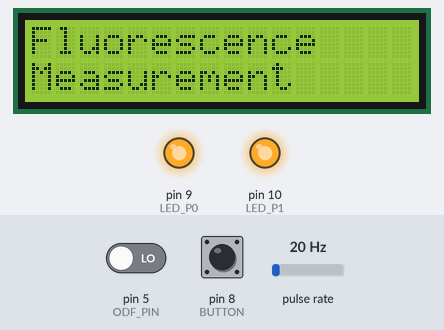
This sketch was run on a simulated Arduino Uno, built with avr-gcc and run on an emulated ATmega328P. Parts: 16×2 character LCD, output pins drawn as LEDs (lit = HIGH). Wiring (inferred from the names in the program): pulse sensor: data pin 2. The inputs (shaded band) are chosen by the test bench; at power-on: pulse rate 20 Hz, pin 5 (ODF_PIN) LOW, pin 8 (BUTTON) HIGH. What the sketch prints to the serial monitor is not drawn.

Above: at 0.6 s.
At 4.8 s:
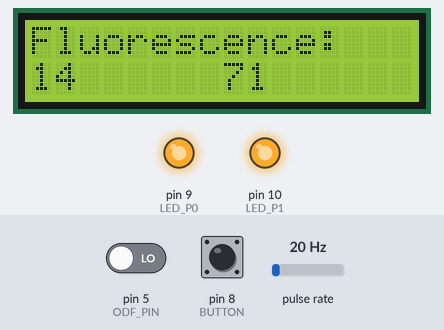
4.9 s: pulse rate (sensor on pin 2) set to 4 Hz
7.9 s: pulse rate (sensor on pin 2) set to 50 Hz
At 9.2 s:
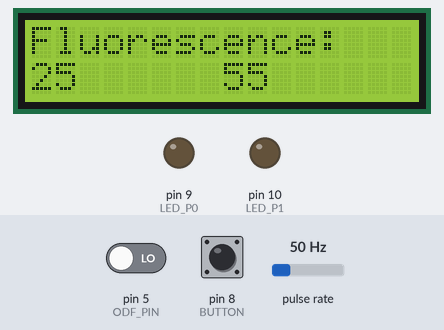
10.8 s: pulse rate (sensor on pin 2) set to 100 Hz
At 14.9 s:
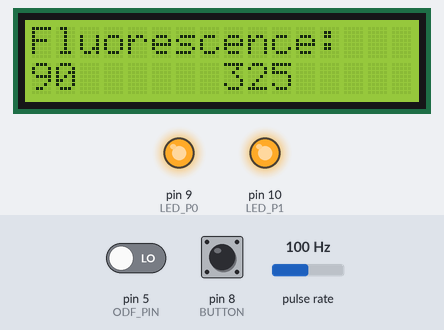
Timing chart, 0 to 19.8 s (numbered marks = the images above; inputs shaded):
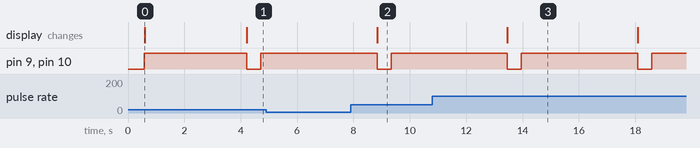

The sketch:

od_f_measurement.ino
```cpp
#include <stdint.h>
#include <Wire.h>
#include <LiquidCrystal_I2C.h>

LiquidCrystal_I2C lcd(0x27,16,2);  // set the LCD address to 0x27 for a 16 chars and 2 line display

#define LIGHT_TO_FREQ 2

#define BUTTON 8

#define LED_P0 9
#define LED_P1 10

#define F_LED_BRIGHT 255

// volatile to be stored as close to the µC as possible
volatile unsigned long cnt = 0;
unsigned long oldcnt = 0;
unsigned long t = 0;
unsigned long last;

// this is the recorded frequency. The average window is used to get more stable results
unsigned long hz_ref; // blank frequency
unsigned long hz_ref_avg;
#define AVERAGE_WINDOW 5

// this determines the output
#define DEBUG_MODE 1
#define OD_DIGITS 3

unsigned long hz_avg[AVERAGE_WINDOW];
unsigned long iCount = 0;

// this is for selection either OD or F measurement
#define F_MODE 0
#define OD_MODE 1
#define ODF_PIN 5
bool odf_mode;

//interrupt counter
void irq1()
{
  cnt++;
}

void blank() {
  iCount = 0;

  uint8_t i = 0;
  for (i = 0; i < AVERAGE_WINDOW; ++i)
  {
    unsigned long start = millis();
    oldcnt = cnt;

    while( millis()-start<=1000 ){}

    t = cnt;
    hz_ref = t - oldcnt;

    hz_avg[iCount++ % AVERAGE_WINDOW] = hz_ref;

    cnt = 0;
    oldcnt = 0;
  }
  hz_ref = 0;
  for (i = 0; i < AVERAGE_WINDOW; ++i)
  {
    hz_ref += hz_avg[i];
  }

  hz_ref = hz_ref / AVERAGE_WINDOW;

  cnt = 0;
  oldcnt = 0;
  last = millis();
}

void setup() {
  Serial.begin(9600);

  pinMode(BUTTON, INPUT);
  digitalWrite(BUTTON, HIGH);
  delay(500);

  pinMode(LIGHT_TO_FREQ, INPUT);
  digitalWrite(LIGHT_TO_FREQ, HIGH);
  attachInterrupt(0, irq1, RISING); //interrupt 0 is on PIN 2

  //determine the device mode
  odf_mode = digitalRead(ODF_PIN); // 1 = OD; 0 = F

  Serial.print("odf_mode ");
  Serial.println(odf_mode);

  lcd.init();

  lcd.backlight();
  lcd.setCursor(0,0);
  if( odf_mode == OD_MODE ){
    lcd.print("Optical Density");
  } else {
    lcd.print("Fluorescence");

    analogWrite(LED_P0, F_LED_BRIGHT);
    analogWrite(LED_P1, F_LED_BRIGHT);
  }
  lcd.setCursor(0,1);
  lcd.print("Measurement");

  if( odf_mode == OD_MODE ){
    analogWrite(LED_P0, 255); // switches LED on constantly for
    blank();
  } else {
    delay(1000);
  }
}

uint64_t sum = 0;
int count = 0;
unsigned long lastOutput = -10000;

int button_in;

void loop() {
  uint64_t j;

  button_in = digitalRead(BUTTON);

  //set blank if the button is pressed in OD mode
  if( (odf_mode == OD_MODE) && (button_in == HIGH) ){
    lcd.clear();
    lcd.setCursor(0, 0);
    lcd.print("OD:");
    lcd.setCursor(0, 1);
    lcd.print("setting blank");

    blank();
  }

  if (odf_mode != OD_MODE)
  {
    analogWrite(LED_P0, F_LED_BRIGHT);
    analogWrite(LED_P1, F_LED_BRIGHT);
    delay(100);
  }

  unsigned long hz; //current frequency
  unsigned long wait = 0;

  if (odf_mode == OD_MODE)
  {
    wait = 1000;
  }

  if (odf_mode != OD_MODE)
  {
    wait = 4000;
  }

  if (millis() - last >= wait)
  {
    t = cnt;
    hz = t - oldcnt;

    hz_avg[iCount++ % AVERAGE_WINDOW] = hz;

    unsigned long hz_window = 0;
    for (uint8_t i = 0; i < AVERAGE_WINDOW; ++i)
    {
      hz_window += hz_avg[i];
    }

    hz_window = hz_window / AVERAGE_WINDOW; // windows average frequency

    if (odf_mode != OD_MODE)
    {
      analogWrite(LED_P0, F_LED_BRIGHT);
      analogWrite(LED_P1, F_LED_BRIGHT);
      delay(100);
    }

    Serial.print(0);
    Serial.print("#;");
    Serial.print(0);
    Serial.print(";");
    Serial.print(0);
    Serial.print(";");
    Serial.print(0);
    Serial.print(";");
    Serial.print(hz_ref);
    Serial.print(";");
    Serial.print(hz);
    Serial.print(";");
    Serial.print(hz_window);
    Serial.print("\n");

    oldcnt = t;

    lcd.clear();
    lcd.setCursor(0, 0);
    if( odf_mode == OD_MODE ){

      lcd.print("OD:");
      lcd.print("_____");

      // since frequency is linear to transmission, this is transmittance
      lcd.print(" T :");
      lcd.print(hz_window);

      if (DEBUG_MODE)
      {
        lcd.setCursor(0, 1);
        lcd.print("T0: "); // blank value - interesting for OD
        lcd.print(hz_ref);
        lcd.print(" Tc:"); // current value
        lcd.print(hz);
      }
    }
    else {
      lcd.print("Fluorescence: ");
      lcd.setCursor(0, 1);
      lcd.print(hz_window);
      lcd.setCursor(8, 1);
      lcd.print(hz);


      analogWrite(LED_P0, 0);
      analogWrite(LED_P1, 0);

      delay(500);
    }

    cnt = 0;
    oldcnt = 0;
    last = millis();
  }
}
```

Measured:
- after the input at 4.9 s, every drawn part: stays the same
- after the input at 7.9 s, the display: changes after 0.94 s (image 2)
- by itself, pin 9 (LED_P0), pin 10 (LED_P1): alternates HIGH for 4.1 s and LOW for 0.50 s
- what the display in image 0 shows lasts 3.6 s, from 0.6 s to 4.2 s
